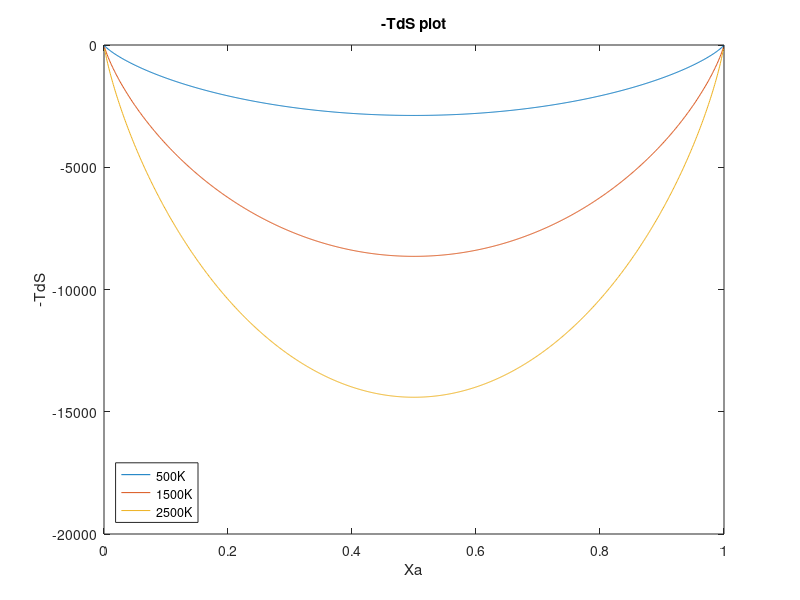
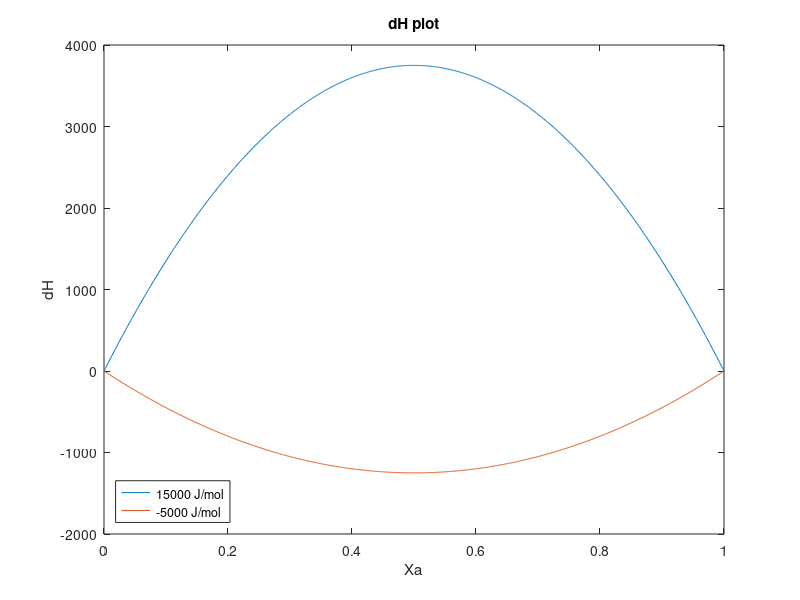
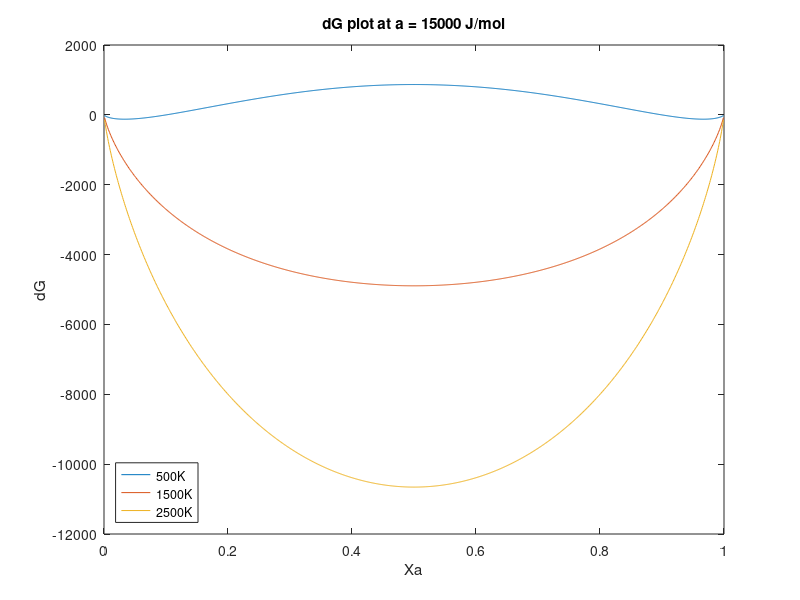
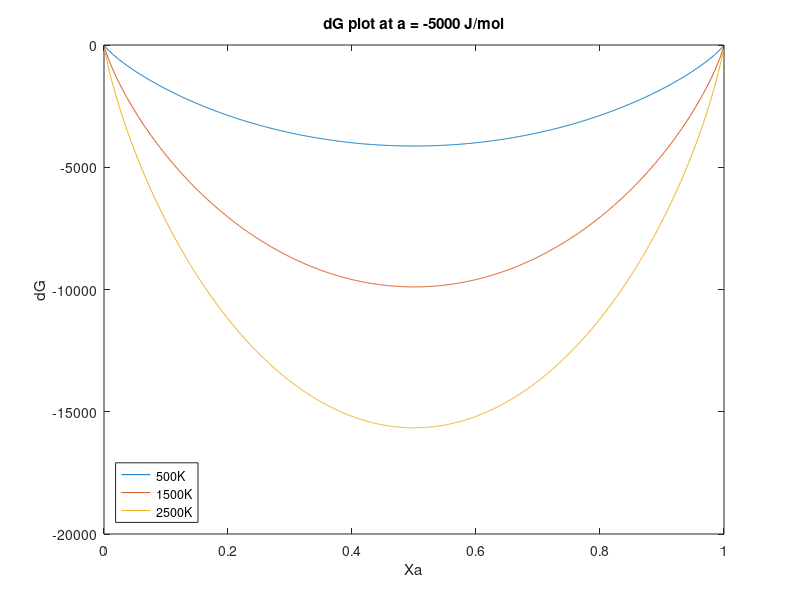

MATLAB code to generate these figures, in order:
%%
Xa = 0:0.001:1;
R = 8.314;
t1ds = R.*500.*(Xa.*log(Xa)+(1-Xa).*log(1-Xa));
t2ds = R.*1500.*(Xa.*log(Xa)+(1-Xa).*log(1-Xa));
t3ds = R.*2500.*(Xa.*log(Xa)+(1-Xa).*log(1-Xa));
figure(1)
plot(Xa,t1ds)
hold on
plot(Xa,t2ds)
hold on
plot(Xa,t3ds)
legend({'500K','1500K','2500K'},'Location','southwest')
title('-TdS plot')
xlabel('Xa')
ylabel('-TdS')

%%
a1 = 15000;
a2 = -5000;
dH1 = a1.*Xa.*(1-Xa);
dH2 = a2.*Xa.*(1-Xa);
figure(2)
plot(Xa,dH1)
hold on
plot(Xa,dH2)
legend({'15000 J/mol','-5000 J/mol'},'Location','southwest')
title('dH plot')
xlabel('Xa')
ylabel('dH')

%% a1
dGa1 = dH1+t1ds;
dGa2 = dH1+t2ds;
dGa3 = dH1+t3ds;
figure(3)
plot(Xa,dGa1)
hold on
plot(Xa,dGa2)
hold on
plot(Xa,dGa3)
legend({'500K','1500K','2500K'},'Location','southwest')
title('dG plot at a = 15000 J/mol')
xlabel('Xa')
ylabel('dG')

%% a2
dGa4 = dH2+t1ds;
dGa5 = dH2+t2ds;
dGa6 = dH2+t3ds;
figure(4)
plot(Xa,dGa4)
hold on
plot(Xa,dGa5)
hold on
plot(Xa,dGa6)
legend({'500K','1500K','2500K'},'Location','southwest')
title('dG plot at a = -5000 J/mol')
xlabel('Xa')
ylabel('dG')